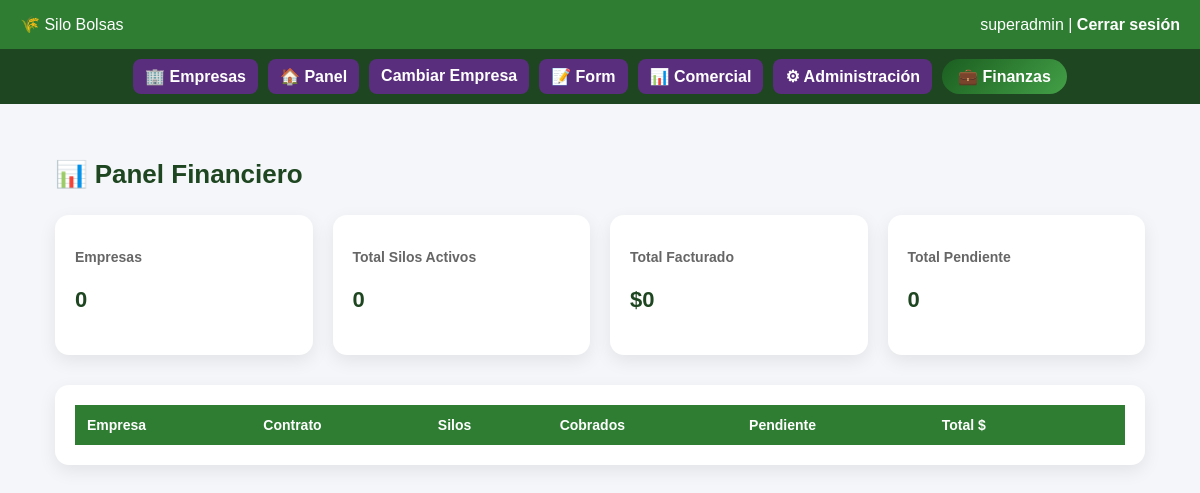
The page /admin/finanzas (signed in) on the database as committed earlier.
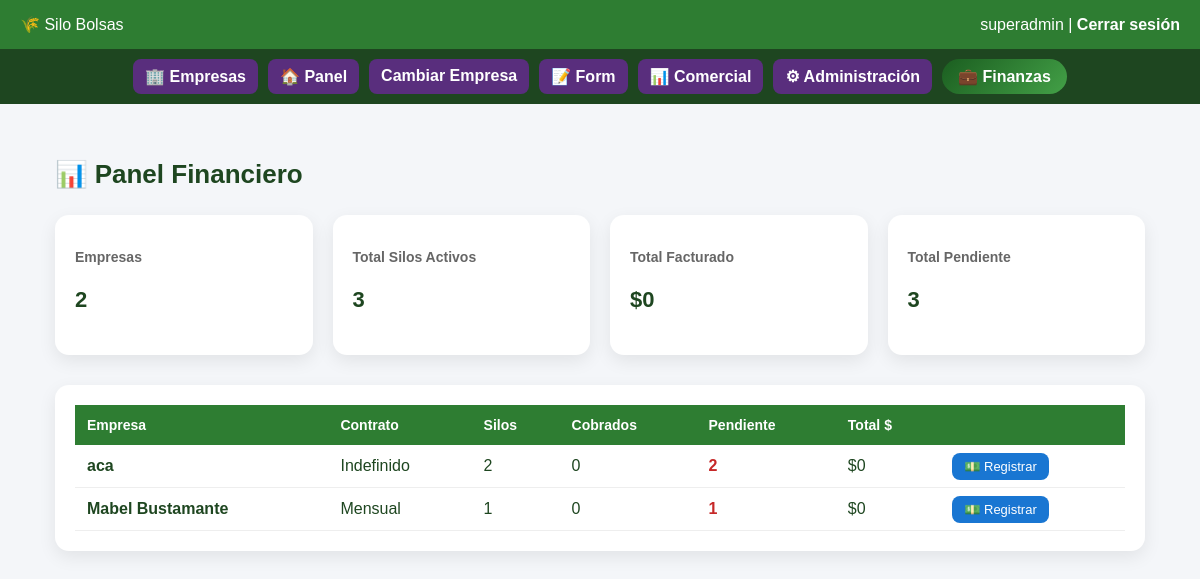
The same page on the database as committed later.
### tables this page shows
CREATE TABLE empresas (
            id INTEGER PRIMARY KEY AUTOINCREMENT,
            nombre TEXT UNIQUE NOT NULL,
            fecha_alta TEXT NOT NULL,
            tipo_contrato TEXT,
            fecha_vencimiento TEXT,
            activa INTEGER DEFAULT 1,
            criterio_futuro TEXT
        );

### admin/routes.py (the view)
@admin_bp.route("/finanzas")
@login_required
def admin_finanzas():
    if current_user.es_superadmin != 1:
        return "No autorizado", 403
    conn = get_db()
    empresas = conn.execute("""
        SELECT id, nombre, tipo_contrato
        FROM empresas
    """).fetchall()
    resumen = []
    for e in empresas:
        total_silos = conn.execute("""
            SELECT COUNT(*)
            FROM silos
            WHERE empresa_id=? AND estado_silo='Activo'
        """, (e["id"],)).fetchone()[0]
        silos_cobrados = conn.execute("""
            SELECT COALESCE(SUM(silos_cobrados),0)
            FROM pagos
            WHERE empresa_id=?
        """, (e["id"],)).fetchone()[0]
        total_monto = conn.execute("""
            SELECT COALESCE(SUM(monto),0)
            FROM pagos
            WHERE empresa_id=?
        """, (e["id"],)).fetchone()[0]
        pendiente = total_silos - silos_cobrados
        resumen.append({
            "id": e["id"],
            "nombre": e["nombre"],
            "tipo": e["tipo_contrato"],
            "silos": total_silos,
            "cobrados": silos_cobrados,
            "pendiente": pendiente,
            "monto": total_monto
        })
    conn.close()
    return render_template(
        "admin_finanzas.html",
        resumen=resumen
    )

### app.py (called while the page is built, shortened)
@app.context_processor
def inject_permisos():
    return dict(tiene_permiso=tiene_permiso)

@app.context_processor
def inject_estado_contrato():
    empresa_alerta = None
    empresa_vencida = False
    return dict(
        empresa_alerta=empresa_alerta,
        empresa_vencida=empresa_vencida
    )

@app.context_processor
def inject_empresa_contexto():
    empresa_nombre = None
    if current_user.is_authenticated and current_user.es_superadmin:
        empresa_id = empresa_actual()
    return dict(empresa_activa=empresa_nombre)

### auth/models.py (called while the page is built)
    @staticmethod
    def get(user_id):
        conn = get_db()
        row = conn.execute(
            "SELECT * FROM usuarios WHERE id=?",
            (user_id,)
        ).fetchone()
        conn.close()
        if row:
            return User(row)
        return None

### auth/routes.py (called while the page is built)
@login_manager.user_loader
def load_user(user_id):
    return User.get(user_id)

### db.py (called while the page is built)
    def execute(self, query, params=None):
        if not self.es_postgres:
            query = query.replace("%s", "?")
        if params:
            return self.cursor.execute(query, params)
        else:
            return self.cursor.execute(query)

    def close(self):
        return self.conn.close()

### templates/admin_finanzas.html (shortened to what this page needs)
{% extends "base.html" %}
{% block contenido %}
<div class="dashboard">
<div class="titulo">📊 Panel Financiero</div>
<div class="cards">
    <div class="card">
        <h3>Empresas</h3>
        <p>{{ resumen|length }}</p>
    </div>
    <div class="card">
        <h3>Total Silos Activos</h3>
        <p>
            {{ resumen | sum(attribute='silos') }}
        </p>
    </div>
    <div class="card">
        <h3>Total Facturado</h3>
        <p>
            ${{ resumen | sum(attribute='monto') }}
        </p>
    </div>
    <div class="card">
        <h3>Total Pendiente</h3>
        <p>
            {{ resumen | sum(attribute='pendiente') }}
        </p>
    </div>
</div>
<div class="tabla-container">
<table>
<tr>
<th>Empresa</th>
<th>Contrato</th>
<th>Silos</th>
<th>Cobrados</th>
<th>Pendiente</th>
<th>Total $</th>
<th></th>
</tr>
{% for r in resumen %}
<tr>
<td><b>{{ r.nombre }}</b></td>
<td>{{ r.tipo or 'Indefinido' }}</td>
<td>{{ r.silos }}</td>
<td>{{ r.cobrados }}</td>
<td>
    {% if r.pendiente > 0 %}
        <span class="deuda">{{ r.pendiente }}</span>
    {% else %}
        <span class="sin-deuda">0</span>
    {% endif %}
</td>
<td>${{ r.monto }}</td>
<td>
    <a class="btn"
       href="{{ url_for('admin.registrar_pago', id=r.id) }}">
       💵 Registrar
    </a>
</td>
</tr>
{% endfor %}
</table>
</div>
</div>
{% endblock %}

Rows that differ between the two databases and show on the page:
added empresas: nombre "aca", tipo "Indefinido", silos "2", cobrados "0", pendiente "2", monto "0"
added empresas: nombre "Mabel Bustamante", tipo_contrato "Mensual", silos "1", cobrados "0", pendiente "1", monto "0"
Other text that changed with them:
{{ resumen|length }}: "0" → "2"
{{ resumen | sum(attribute='silos') }}: "0" → "3"
{{ resumen | sum(attribute='pendiente') }}: "0" → "3"
